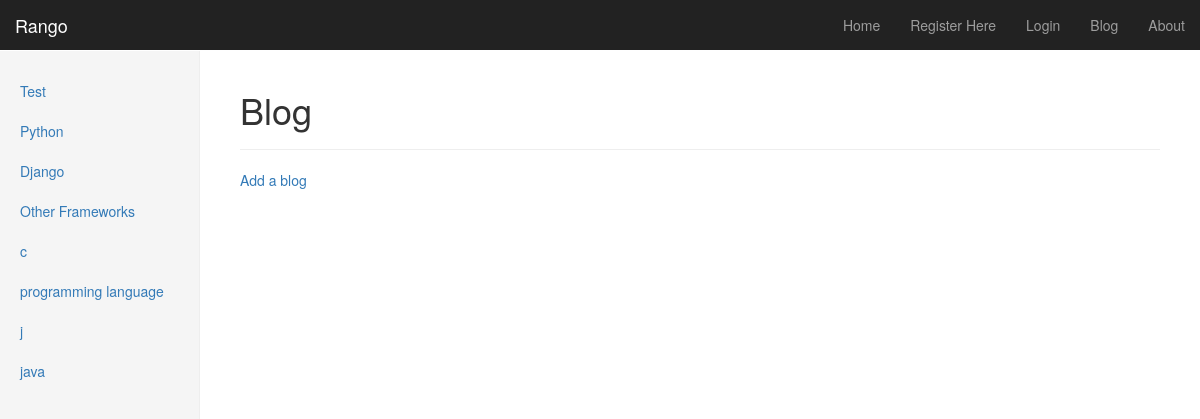
Page /rango/blog/ on the earlier database version.
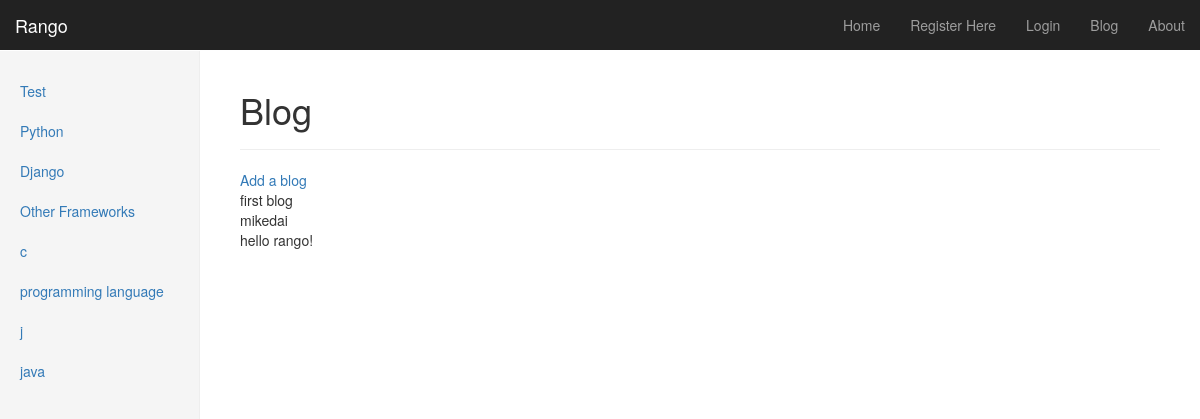
Same page on the later database version.
### rango/models.py (models this page shows, shortened)
class Category(models.Model):
	name = models.CharField(max_length=128, unique=True)
	views = models.IntegerField(default=0)
	likes = models.IntegerField(default=0)
	slug = models.SlugField(default='')

class Blog(models.Model):
	title = models.CharField(max_length=128)
	author = models.CharField(max_length=128)
	content = models.CharField(max_length=256)

### rango/views.py (the view)
def blog(request):
	blog_list = Blog.objects.order_by('title')
	context_dict = {'blogs':blog_list}
	return render(request, 'rango/blog.html', context_dict)

### rango/templatetags/rango_extras.py (called while the page is built)
@register.inclusion_tag('rango/cats.html')
def get_category_list(cat=None):
	return {'cats':Category.objects.all(),'act_cat':cat}

### templates/rango/blog.html (shortened to what this page needs)
{% extends 'base.html' %}
{% block body_block %}
	<div class="page-header">
		<h1>Blog</h1>
	</div>
	<a href="add_blog">Add a blog</a>
	<div>
		{% for blog in blogs %}
			{{ blog.title }}<br />
			{{ blog.author }}<br />
			{{ blog.content }}<br />
		{% endfor %}
	</div>
{% endblock %}

### templates/rango/cats.html
{% if cats %}
    <ul class="nav nav-sidebar">
    {% for c in cats %}
    	{% if c == act_cat %}<li class="active" >{% else %}<li>{% endif %}
       	<a href="{% url 'category'  c.slug %}">{{ c.name }}</a></li>
    {% endfor %}
{% else %}
    <li> <strong >There are no category present.</strong></li>
    </ul>
{% endif %}

Differences in the rows shown:
added Blog: title "first blog", author "mikedai", content "hello rango!"
